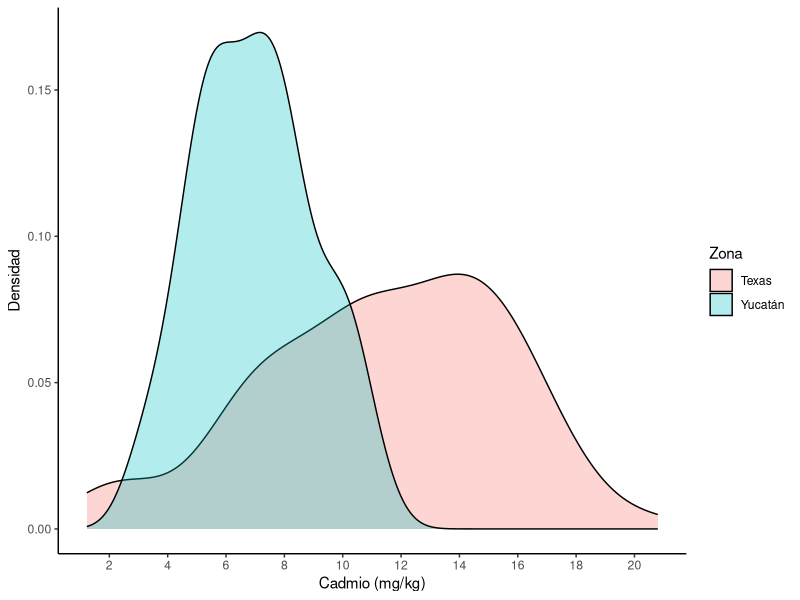
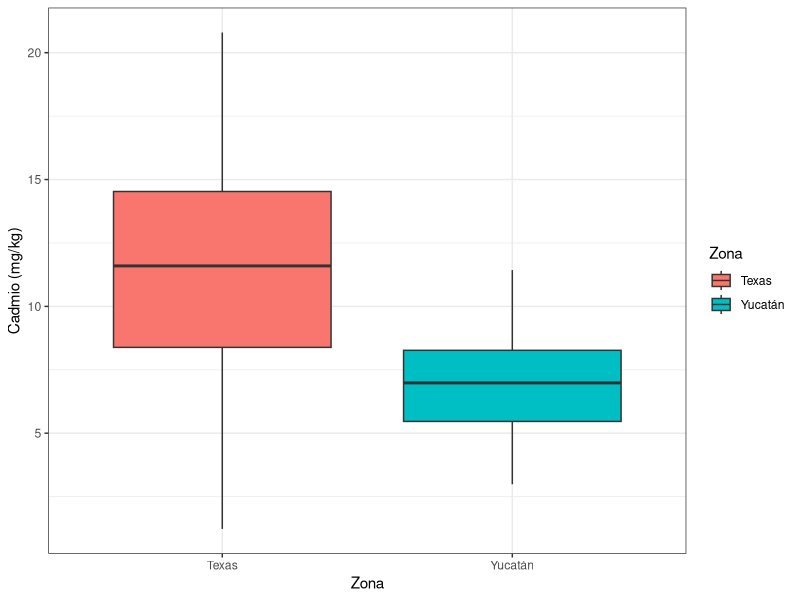

Source code (R) for these figures, in order:
library(ggplot2)

xx <- rnorm(100, mean = 12, sd = 4)
yy <- rnorm(100, mean = 7, sd=2)

dat <- data.frame("Zona" = c(rep("Texas", 100), rep("Yucatán", 100)), "Cadmio" = c(xx,yy))

ggplot(dat, aes(x = Cadmio, fill = Zona)) +
  geom_density(alpha = .3)+
  theme_classic()+
  scale_x_continuous(breaks = seq(0,30,2))+
  xlab("Cadmio (mg/kg)")+
  ylab("Densidad")


ggplot(dat, aes(x= Zona, y=Cadmio, fill = Zona))+
  geom_boxplot()+
  theme_bw()+
  ylab("Cadmio (mg/kg)")
